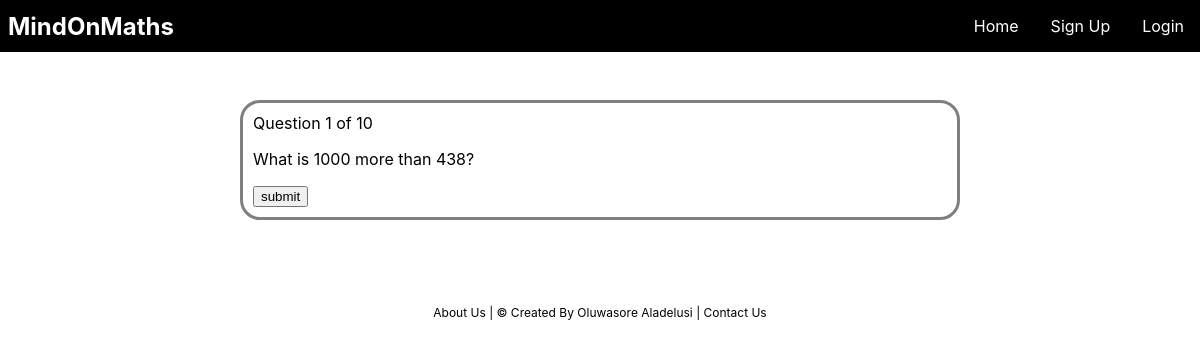
/more_than_less_than_year_4/more_than_less_than_year_4_quiz.php?n=1, run on an earlier commit of the app's database.
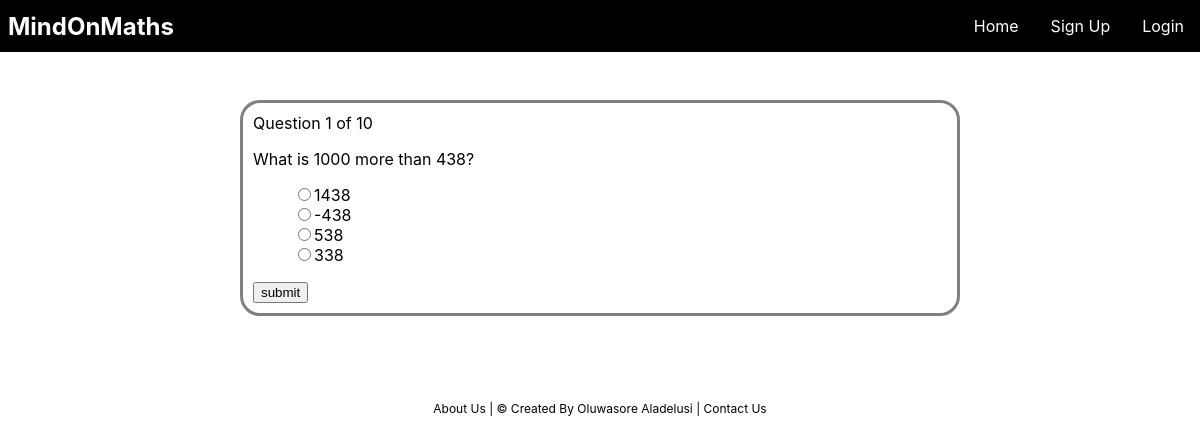
And on a later commit of the database.
### tables this page shows
CREATE TABLE `choices` (
  `id` int(11) NOT NULL,
  `questions_number` int(11) NOT NULL,
  `is_correct` tinyint(1) NOT NULL DEFAULT 0,
  `text` text NOT NULL,
  `topic` text NOT NULL
);

### more_than_less_than_year_4/more_than_less_than_year_4_quiz.php (the view, shortened to what this page needs)
<?php
include_once '../includes/dbh.inc.php';
include_once '../navbar/quizheader.php';
?>
<?php
$number = (int) $_GET['n'];
$query = "SELECT * FROM `questions` WHERE topic = 'more_than_less_than_year_4'";
$result = mysqli_query($conn, $query) or die(mysqli_error($conn) . __LINE__);
$total = mysqli_num_rows($result);
$query = "SELECT * FROM `questions` WHERE questions_number = $number AND topic = 'more_than_less_than_year_4'";
$result = mysqli_query($conn, $query) or die(mysqli_error($conn) . __LINE__);
$question = mysqli_fetch_assoc($result);
$query = "SELECT * FROM `choices` WHERE questions_number = $number AND topic = 'more_than_less_than_year_4'";
$choices = mysqli_query($conn, $query) or die(mysqli_error($conn) . __LINE__);
?>
<!DOCTYPE html>
<html lang="en">
<head>
</head>
<body>
    <div class="quiz-container">
        <div class="current-question">Question <?php echo $question['questions_number']; ?> of <?php echo $total ?></div>
        <p class="question">
            <?php
            echo $question['text'];
            ?>
        </p>
        <form method="post" action="more_than_less_than_year_4_process.php">
            <ul class="choices">
                <?php
                while ($row = mysqli_fetch_assoc($choices)) :
                ?>
                    <li><input name="choice" type="radio" value="<?php echo $row['id']; ?>"><?php echo $row['text']; ?></li>
                <?php endwhile; ?>
            </ul>
            <input type="submit" value="submit" />
        </form>
    </div>
</body>
</html>
<?php
include_once '../navbar/quizfooter.php'
?>

What changed in the data, as far as the page shows it:
added choices: text "1438"
added choices: text "-438"
added choices: text "538"
added choices: text "338"
